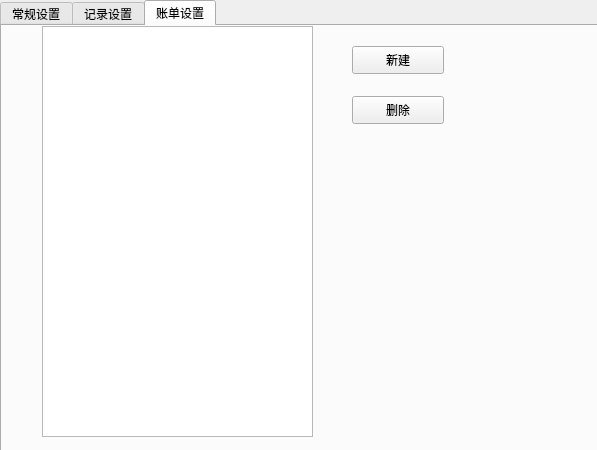
<?xml version="1.0" encoding="UTF-8"?>
<ui version="4.0">
 <class>Setting</class>
 <widget class="QWidget" name="Setting">
  <property name="geometry">
   <rect>
    <x>0</x>
    <y>0</y>
    <width>597</width>
    <height>450</height>
   </rect>
  </property>
  <property name="windowTitle">
   <string>Form</string>
  </property>
  <widget class="QTabWidget" name="tabWidget">
   <property name="geometry">
    <rect>
     <x>0</x>
     <y>0</y>
     <width>601</width>
     <height>461</height>
    </rect>
   </property>
   <property name="focusPolicy">
    <enum>Qt::TabFocus</enum>
   </property>
   <property name="layoutDirection">
    <enum>Qt::LeftToRight</enum>
   </property>
   <property name="autoFillBackground">
    <bool>false</bool>
   </property>
   <property name="styleSheet">
    <string notr="true"/>
   </property>
   <property name="tabPosition">
    <enum>QTabWidget::North</enum>
   </property>
   <property name="tabShape">
    <enum>QTabWidget::Rounded</enum>
   </property>
   <property name="currentIndex">
    <number>2</number>
   </property>
   <property name="iconSize">
    <size>
     <width>64</width>
     <height>16</height>
    </size>
   </property>
   <property name="elideMode">
    <enum>Qt::ElideNone</enum>
   </property>
   <property name="documentMode">
    <bool>false</bool>
   </property>
   <property name="tabsClosable">
    <bool>false</bool>
   </property>
   <property name="tabBarAutoHide">
    <bool>false</bool>
   </property>
   <widget class="QWidget" name="nor_setting">
    <attribute name="title">
     <string>常规设置</string>
    </attribute>
    <widget class="QPushButton" name="add_type">
     <property name="geometry">
      <rect>
       <x>193</x>
       <y>140</y>
       <width>92</width>
       <height>28</height>
      </rect>
     </property>
     <property name="text">
      <string>添加类型</string>
     </property>
    </widget>
    <widget class="QPushButton" name="del_type">
     <property name="geometry">
      <rect>
       <x>300</x>
       <y>140</y>
       <width>92</width>
       <height>28</height>
      </rect>
     </property>
     <property name="text">
      <string>删除类型</string>
     </property>
    </widget>
    <widget class="QLineEdit" name="lineEdit">
     <property name="geometry">
      <rect>
       <x>90</x>
       <y>25</y>
       <width>211</width>
       <height>28</height>
      </rect>
     </property>
    </widget>
    <widget class="QPushButton" name="pushButton">
     <property name="geometry">
      <rect>
       <x>310</x>
       <y>25</y>
       <width>92</width>
       <height>28</height>
      </rect>
     </property>
     <property name="text">
      <string>选择</string>
     </property>
    </widget>
    <widget class="QLabel" name="label">
     <property name="geometry">
      <rect>
       <x>15</x>
       <y>25</y>
       <width>68</width>
       <height>28</height>
      </rect>
     </property>
     <property name="text">
      <string>导出路径:</string>
     </property>
    </widget>
    <widget class="QComboBox" name="theme_box">
     <property name="geometry">
      <rect>
       <x>90</x>
       <y>80</y>
       <width>81</width>
       <height>28</height>
      </rect>
     </property>
    </widget>
    <widget class="QLabel" name="label_3">
     <property name="geometry">
      <rect>
       <x>15</x>
       <y>80</y>
       <width>68</width>
       <height>28</height>
      </rect>
     </property>
     <property name="text">
      <string>主题选择:</string>
     </property>
    </widget>
    <widget class="QLabel" name="label_2">
     <property name="geometry">
      <rect>
       <x>220</x>
       <y>80</y>
       <width>68</width>
       <height>28</height>
      </rect>
     </property>
     <property name="text">
      <string>字体设置:</string>
     </property>
    </widget>
    <widget class="QFontComboBox" name="fontComboBox">
     <property name="geometry">
      <rect>
       <x>294</x>
       <y>80</y>
       <width>106</width>
       <height>28</height>
      </rect>
     </property>
    </widget>
    <widget class="QLabel" name="label_7">
     <property name="geometry">
      <rect>
       <x>15</x>
       <y>140</y>
       <width>68</width>
       <height>28</height>
      </rect>
     </property>
     <property name="text">
      <string>消费类型:</string>
     </property>
    </widget>
    <widget class="QComboBox" name="consume_box">
     <property name="geometry">
      <rect>
       <x>91</x>
       <y>140</y>
       <width>87</width>
       <height>28</height>
      </rect>
     </property>
    </widget>
   </widget>
   <widget class="QWidget" name="per_setting">
    <attribute name="title">
     <string>记录设置</string>
    </attribute>
   </widget>
   <widget class="QWidget" name="bill_setting">
    <attribute name="title">
     <string>账单设置</string>
    </attribute>
    <widget class="QListView" name="bill_list_view">
     <property name="geometry">
      <rect>
       <x>40</x>
       <y>0</y>
       <width>271</width>
       <height>411</height>
      </rect>
     </property>
    </widget>
    <widget class="QPushButton" name="add_bill">
     <property name="geometry">
      <rect>
       <x>350</x>
       <y>20</y>
       <width>92</width>
       <height>28</height>
      </rect>
     </property>
     <property name="text">
      <string>新建</string>
     </property>
    </widget>
    <widget class="QPushButton" name="del_bill">
     <property name="geometry">
      <rect>
       <x>350</x>
       <y>70</y>
       <width>92</width>
       <height>28</height>
      </rect>
     </property>
     <property name="text">
      <string>删除</string>
     </property>
    </widget>
   </widget>
  </widget>
 </widget>
 <resources/>
 <connections/>
</ui>
